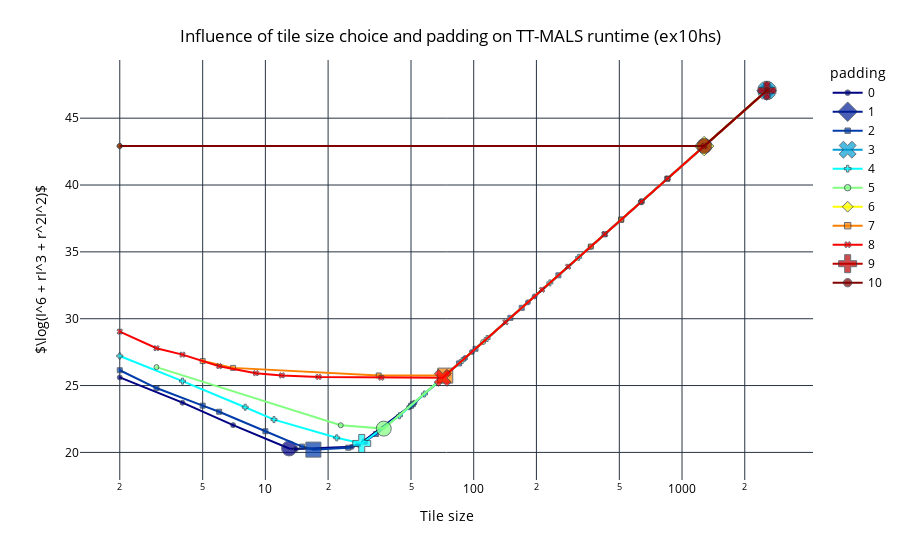

This figure's notebook cell:
### Code cell
line_plot_padding_tile_size_tt_mals_runtime_per_matrix(padding_df, "ex10hs")

### Figure 1 — Plotly figure (JSON) as saved in the notebook; plotly's stock layout.template omitted (floating-point values rounded to 4 significant figures)
{"data": [{"hovertemplate": "padding=0<br>Tile size=%{x}<br>log_obj_func=%{y}<extra></extra>", "legendgroup": "0", "line": {"color": "rgb(0, 0, 131)", "dash": "solid"}, "marker": {"symbol": "circle", "size": [5, 5, 5, 15, 5, 5, 5, 5, 5, 5, 5, 5, 5, 5, 5, 5, 5]}, "mode": "lines+markers", "name": "0", "orientation": "v", "showlegend": true, "x": [2.0, 4.0, 7.0, 13.0, 14.0, 26.0, 28.0, 49.0, 52.0, 91.0, 98.0, 182.0, 196.0, 364.0, 637.0, 1274.0, 2548.0], "xaxis": "x", "y": [25.61, 23.72, 22.04, 20.3, 20.26, 20.41, 20.58, 23.37, 23.72, 27.07, 27.51, 31.22, 31.67, 35.38, 38.74, 42.9, 47.06], "yaxis": "y", "type": "scatter"}, {"hovertemplate": "padding=1<br>Tile size=%{x}<br>log_obj_func=%{y}<extra></extra>", "legendgroup": "1", "line": {"color": "rgb(0, 30, 150)", "dash": "solid"}, "marker": {"symbol": "diamond", "size": [15]}, "mode": "lines+markers", "name": "1", "orientation": "v", "showlegend": true, "x": [2549.0], "xaxis": "x", "y": [47.06], "yaxis": "y", "type": "scatter"}, {"hovertemplate": "padding=2<br>Tile size=%{x}<br>log_obj_func=%{y}<extra></extra>", "legendgroup": "2", "line": {"color": "rgb(0, 60, 170)", "dash": "solid"}, "marker": {"symbol": "square", "size": [5, 5, 5, 5, 5, 5, 15, 5, 5, 5, 5, 5, 5, 5, 5, 5, 5, 5, 5, 5, 5, 5, 5]}, "mode": "lines+markers", "name": "2", "orientation": "v", "showlegend": true, "x": [2.0, 3.0, 5.0, 6.0, 10.0, 15.0, 17.0, 25.0, 30.0, 34.0, 50.0, 51.0, 75.0, 85.0, 102.0, 150.0, 170.0, 255.0, 425.0, 510.0, 850.0, 1275.0, 2550.0], "xaxis": "x", "y": [26.15, 24.82, 23.5, 23.04, 21.58, 20.44, 20.21, 20.35, 20.81, 21.38, 23.49, 23.61, 25.91, 26.66, 27.75, 30.06, 30.81, 33.25, 36.31, 37.41, 40.47, 42.9, 47.06], "yaxis": "y", "type": "scatter"}, {"hovertemplate": "padding=3<br>Tile size=%{x}<br>log_obj_func=%{y}<extra></extra>", "legendgroup": "3", "line": {"color": "rgb(2, 157, 212)", "dash": "solid"}, "marker": {"symbol": "x", "size": [15]}, "mode": "lines+markers", "name": "3", "orientation": "v", "showlegend": true, "x": [2551.0], "xaxis": "x", "y": [47.07], "yaxis": "y", "type": "scatter"}, {"hovertemplate": "padding=4<br>Tile size=%{x}<br>log_obj_func=%{y}<extra></extra>", "legendgroup": "4", "line": {"color": "rgb(5, 255, 255)", "dash": "solid"}, "marker": {"symbol": "cross", "size": [5, 5, 5, 5, 5, 15, 5, 5, 5, 5, 5, 5, 5, 5, 5]}, "mode": "lines+markers", "name": "4", "orientation": "v", "showlegend": true, "x": [2.0, 4.0, 8.0, 11.0, 22.0, 29.0, 44.0, 58.0, 88.0, 116.0, 232.0, 319.0, 638.0, 1276.0, 2552.0], "xaxis": "x", "y": [27.22, 25.33, 23.38, 22.45, 21.09, 20.67, 22.74, 24.37, 26.86, 28.52, 32.68, 34.59, 38.75, 42.91, 47.07], "yaxis": "y", "type": "scatter"}, {"hovertemplate": "padding=5<br>Tile size=%{x}<br>log_obj_func=%{y}<extra></extra>", "legendgroup": "5", "line": {"color": "rgb(130, 255, 128)", "dash": "solid"}, "marker": {"symbol": "circle", "size": [5, 5, 15, 5, 5, 5, 5]}, "mode": "lines+markers", "name": "5", "orientation": "v", "showlegend": true, "x": [3.0, 23.0, 37.0, 69.0, 111.0, 851.0, 2553.0], "xaxis": "x", "y": [26.38, 22.03, 21.78, 25.41, 28.26, 40.48, 47.07], "yaxis": "y", "type": "scatter"}, {"hovertemplate": "padding=6<br>Tile size=%{x}<br>log_obj_func=%{y}<extra></extra>", "legendgroup": "6", "line": {"color": "rgb(255, 255, 0)", "dash": "solid"}, "marker": {"symbol": "diamond", "size": [5, 15, 5]}, "mode": "lines+markers", "name": "6", "orientation": "v", "showlegend": true, "x": [2.0, 1277.0, 2554.0], "xaxis": "x", "y": [42.91, 42.91, 47.07], "yaxis": "y", "type": "scatter"}, {"hovertemplate": "padding=7<br>Tile size=%{x}<br>log_obj_func=%{y}<extra></extra>", "legendgroup": "7", "line": {"color": "rgb(252, 128, 0)", "dash": "solid"}, "marker": {"symbol": "square", "size": [5, 5, 5, 15, 5, 5, 5]}, "mode": "lines+markers", "name": "7", "orientation": "v", "showlegend": true, "x": [5.0, 7.0, 35.0, 73.0, 365.0, 511.0, 2555.0], "xaxis": "x", "y": [26.83, 26.32, 25.75, 25.74, 35.4, 37.42, 47.07], "yaxis": "y", "type": "scatter"}, {"hovertemplate": "padding=8<br>Tile size=%{x}<br>log_obj_func=%{y}<extra></extra>", "legendgroup": "8", "line": {"color": "rgb(250, 0, 0)", "dash": "solid"}, "marker": {"symbol": "x", "size": [5, 5, 5, 5, 5, 5, 5, 5, 15, 5, 5, 5, 5, 5, 5, 5, 5]}, "mode": "lines+markers", "name": "8", "orientation": "v", "showlegend": true, "x": [2.0, 3.0, 4.0, 6.0, 9.0, 12.0, 18.0, 36.0, 71.0, 142.0, 213.0, 284.0, 426.0, 639.0, 852.0, 1278.0, 2556.0], "xaxis": "x", "y": [29.04, 27.79, 27.31, 26.45, 25.93, 25.76, 25.65, 25.59, 25.58, 29.73, 32.17, 33.89, 36.33, 38.76, 40.49, 42.92, 47.08], "yaxis": "y", "type": "scatter"}, {"hovertemplate": "padding=9<br>Tile size=%{x}<br>log_obj_func=%{y}<extra></extra>", "legendgroup": "9", "line": {"color": "rgb(189, 0, 0)", "dash": "solid"}, "marker": {"symbol": "cross", "size": [15]}, "mode": "lines+markers", "name": "9", "orientation": "v", "showlegend": true, "x": [2557.0], "xaxis": "x", "y": [47.08], "yaxis": "y", "type": "scatter"}, {"hovertemplate": "padding=10<br>Tile size=%{x}<br>log_obj_func=%{y}<extra></extra>", "legendgroup": "10", "line": {"color": "rgb(128, 0, 0)", "dash": "solid"}, "marker": {"symbol": "circle", "size": [5, 15, 5]}, "mode": "lines+markers", "name": "10", "orientation": "v", "showlegend": true, "x": [2.0, 1279.0, 2558.0], "xaxis": "x", "y": [42.92, 42.92, 47.08], "yaxis": "y", "type": "scatter"}], "layout": {"xaxis": {"anchor": "y", "domain": [0.0, 1.0], "title": {"text": "Tile size"}, "type": "log"}, "yaxis": {"anchor": "x", "domain": [0.0, 1.0], "title": {"text": "$\\log(I^6 + rI^3 + r^2I^2)$"}}, "legend": {"title": {"text": "padding"}, "tracegroupgap": 0}, "margin": {"t": 60}, "title": {"text": "Influence of tile size choice and padding on TT-MALS runtime (ex10hs)", "x": 0.5, "xanchor": "center", "yanchor": "top"}, "font": {"color": "black"}, "plot_bgcolor": "white", "paper_bgcolor": "white"}}
